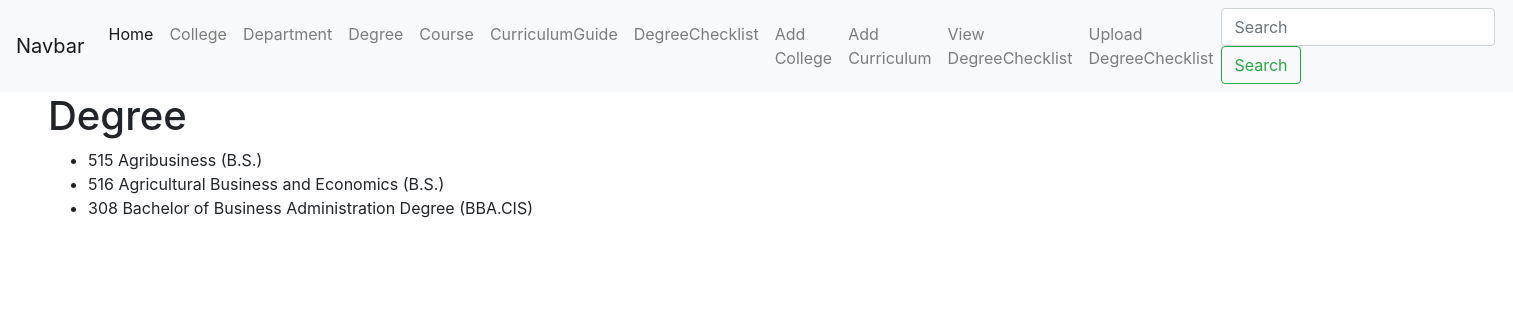
The app's page /degree with its own data.
### degree_checklist/models.py (models this page shows)
class Degree(models.Model):
    DegreeID = models.CharField(max_length=50, primary_key=True)
    DegreeName = models.CharField(max_length=200)
    DepartmentID = models.ForeignKey(Department, on_delete=models.CASCADE)

### degree_checklist/views.py (the view)
# urls.py: path('degree', views.all_degree, name="list-degree"),
def all_degree(request):
    degree_list = Degree.objects.all().order_by('DegreeName')
    return render(request, 'degree.html',
    {
        'degree_list' : degree_list,
        "title": "Degree"
        }
    )

### degree_checklist/templates/degree.html
{% extends "base.html" %}
{% block content %}
    <h1>{{ title }}</h1>
    <ul>
        {% for degree in degree_list %}
             <li> {{ degree.DegreeID }} {{ degree.DegreeName }} </li>
        {% endfor %}
    </ul>
{% endblock %}

### records on screen
Degree: DegreeID "515", DegreeName "Agribusiness (B.S.)"
Degree: DegreeID "516", DegreeName "Agricultural Business and Economics (B.S.)"
Degree: DegreeID "308", DegreeName "Bachelor of Business Administration Degree (BBA.CIS)"

### other values on screen
{{ title }} "Degree"
